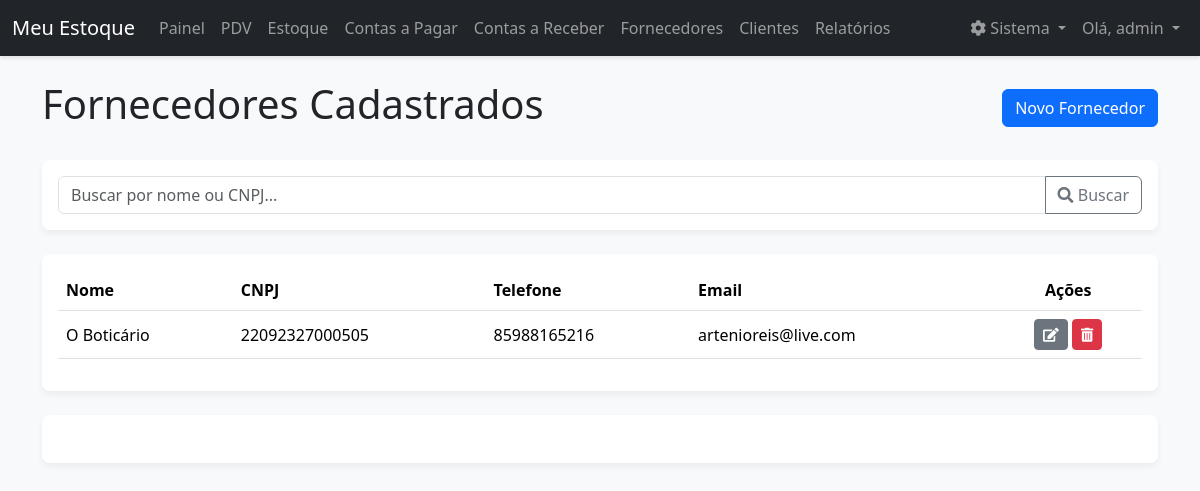
The page /fornecedores (signed in) on the database as committed earlier.
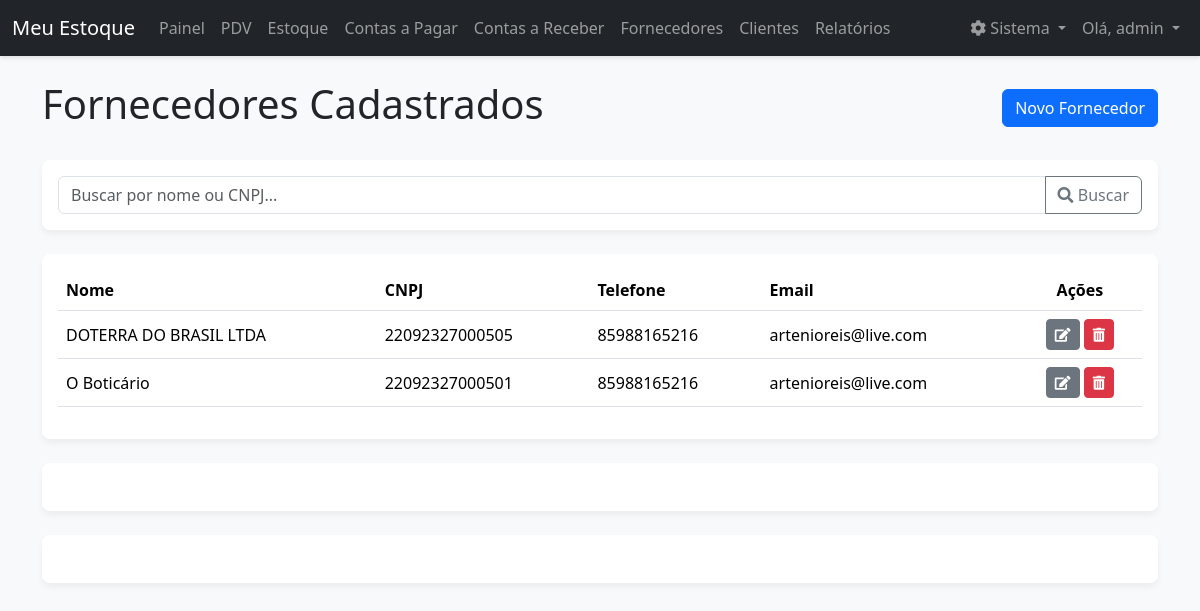
The same page on the database as committed later.
### models.py (models this page shows)
class Fornecedor(db.Model):
    __tablename__ = 'fornecedor'
    id = db.Column(db.Integer, primary_key=True)
    nome = db.Column(db.String(100), nullable=False, unique=True)
    cnpj = db.Column(db.String(18), unique=True, nullable=True)
    telefone = db.Column(db.String(20))
    email = db.Column(db.String(100))
    produtos = db.relationship('Produto', backref='fornecedor', lazy=True)
    contas = db.relationship('ContaPagar', backref='fornecedor', lazy=True)

### app.py (the view)
@app.route('/fornecedores')
@login_required
def listar_fornecedores():
    search_term = request.args.get('q')
    query = Fornecedor.query
    if search_term:
        query = query.filter(or_(Fornecedor.nome.ilike(f'%{search_term}%'), Fornecedor.cnpj.ilike(f'%{search_term}%')))
    fornecedores = query.order_by(Fornecedor.nome.asc()).all()
    return render_template('fornecedores.html', fornecedores=fornecedores, search_term=search_term)

### app.py (called while the page is built)
@app.context_processor
def inject_datetime():
    return {'modules': {'datetime': datetime, 'date': date, 'timedelta': timedelta}}

def login_required(f):
    @wraps(f)
    def decorated_function(*args, **kwargs):
        if 'logged_in' not in session or 'user_id' not in session:
            session.clear()
            flash('A sua sessão é inválida. Por favor, faça login novamente.', 'warning')
            return redirect(url_for('login'))
        return f(*args, **kwargs)
    return decorated_function

### templates/fornecedores.html (shortened to what this page needs)
{% extends 'base.html' %}
{% block content %}
<div class="d-flex justify-content-between align-items-center mb-4">
    <h1>Fornecedores Cadastrados</h1>
    <a href="{{ url_for('adicionar_fornecedor') }}" class="btn btn-primary">Novo Fornecedor</a>
</div>
<div class="card mb-4">
    <div class="card-body">
        <form method="GET" action="{{ url_for('listar_fornecedores') }}">
            <div class="input-group">
                <input type="text" class="form-control" name="q" placeholder="Buscar por nome ou CNPJ..." value="{{ search_term or '' }}">
                <button class="btn btn-outline-secondary" type="submit"><i class="fas fa-search"></i> Buscar</button>
            </div>
        </form>
    </div>
</div>
<div class="card">
    <div class="card-body">
        <table class="table table-hover align-middle">
            <thead>
                <tr>
                    <th>Nome</th>
                    <th>CNPJ</th>
                    <th>Telefone</th>
                    <th>Email</th>
                    <th class="text-center">Ações</th>
                </tr>
            </thead>
            <tbody>
                {% for fornecedor in fornecedores %}
                <tr>
                    <td>{{ fornecedor.nome }}</td>
                    <td>{{ fornecedor.cnpj or 'N/A' }}</td>
                    <td>{{ fornecedor.telefone or 'N/A' }}</td>
                    <td>{{ fornecedor.email or 'N/A' }}</td>
                    <td class="text-center">
                        <a href="{{ url_for('editar_fornecedor', id=fornecedor.id) }}" class="btn btn-secondary btn-sm" title="Editar"><i class="fas fa-edit"></i></a>
                        <button type="button" class="btn btn-danger btn-sm" data-bs-toggle="modal" data-bs-target="#confirmDeleteModal-{{ fornecedor.id }}" title="Excluir"><i class="fas fa-trash-alt"></i></button>
                    </td>
                </tr>
                {% else %}
                <tr><td colspan="5" class="text-center text-muted">Nenhum fornecedor encontrado.</td></tr>
                {% endfor %}
            </tbody>
        </table>
    </div>
</div>
{% for fornecedor in fornecedores %}
<div class="card">
    <div class="card-body">
        <div class="table-responsive">
        </div>
    </div>
</div>
{% endfor %}
{% endblock %}

Rows that differ between the two databases and show on the page:
added Fornecedor: nome "DOTERRA DO BRASIL LTDA", cnpj "22092327000505", telefone "85988165216", email "artenioreis@live.com"
changed Fornecedor "O Boticário": cnpj "22092327000505" → "22092327000501"
